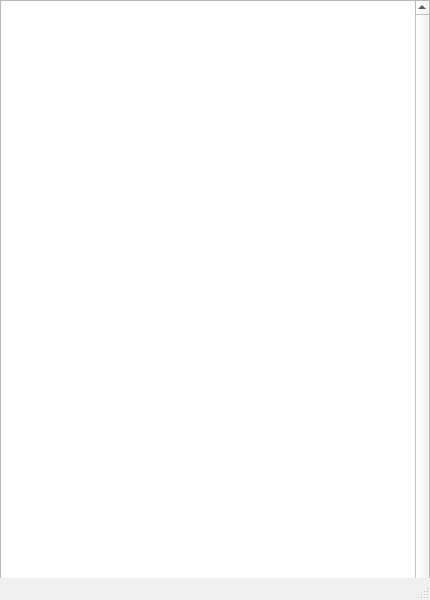
<?xml version="1.0" encoding="UTF-8"?>
<ui version="4.0">
 <class>MainWindow</class>
 <widget class="QMainWindow" name="MainWindow">
  <property name="geometry">
   <rect>
    <x>0</x>
    <y>0</y>
    <width>430</width>
    <height>600</height>
   </rect>
  </property>
  <property name="sizePolicy">
   <sizepolicy hsizetype="Fixed" vsizetype="Fixed">
    <horstretch>0</horstretch>
    <verstretch>0</verstretch>
   </sizepolicy>
  </property>
  <property name="minimumSize">
   <size>
    <width>430</width>
    <height>600</height>
   </size>
  </property>
  <property name="maximumSize">
   <size>
    <width>430</width>
    <height>600</height>
   </size>
  </property>
  <property name="windowTitle">
   <string>Contact List Viewer</string>
  </property>
  <widget class="QWidget" name="centralwidget">
   <property name="sizePolicy">
    <sizepolicy hsizetype="Fixed" vsizetype="Fixed">
     <horstretch>0</horstretch>
     <verstretch>0</verstretch>
    </sizepolicy>
   </property>
   <property name="maximumSize">
    <size>
     <width>16777215</width>
     <height>16777215</height>
    </size>
   </property>
   <widget class="QTableWidget" name="tableWidget">
    <property name="geometry">
     <rect>
      <x>0</x>
      <y>0</y>
      <width>430</width>
      <height>600</height>
     </rect>
    </property>
    <property name="sizePolicy">
     <sizepolicy hsizetype="Fixed" vsizetype="Fixed">
      <horstretch>0</horstretch>
      <verstretch>0</verstretch>
     </sizepolicy>
    </property>
    <property name="maximumSize">
     <size>
      <width>430</width>
      <height>600</height>
     </size>
    </property>
    <property name="autoFillBackground">
     <bool>false</bool>
    </property>
    <property name="verticalScrollBarPolicy">
     <enum>Qt::ScrollBarAlwaysOn</enum>
    </property>
    <property name="autoScrollMargin">
     <number>16</number>
    </property>
    <property name="alternatingRowColors">
     <bool>false</bool>
    </property>
    <property name="selectionMode">
     <enum>QAbstractItemView::SingleSelection</enum>
    </property>
    <property name="showGrid">
     <bool>true</bool>
    </property>
    <property name="gridStyle">
     <enum>Qt::NoPen</enum>
    </property>
    <attribute name="horizontalHeaderVisible">
     <bool>false</bool>
    </attribute>
    <attribute name="horizontalHeaderCascadingSectionResizes">
     <bool>false</bool>
    </attribute>
    <attribute name="horizontalHeaderDefaultSectionSize">
     <number>415</number>
    </attribute>
    <attribute name="horizontalHeaderShowSortIndicator" stdset="0">
     <bool>false</bool>
    </attribute>
    <attribute name="verticalHeaderVisible">
     <bool>false</bool>
    </attribute>
    <attribute name="verticalHeaderDefaultSectionSize">
     <number>60</number>
    </attribute>
    <attribute name="verticalHeaderStretchLastSection">
     <bool>false</bool>
    </attribute>
    <column>
     <property name="text">
      <string>New Column</string>
     </property>
    </column>
   </widget>
  </widget>
  <widget class="QMenuBar" name="menubar">
   <property name="geometry">
    <rect>
     <x>0</x>
     <y>0</y>
     <width>430</width>
     <height>21</height>
    </rect>
   </property>
  </widget>
  <widget class="QStatusBar" name="statusbar"/>
 </widget>
 <resources/>
 <connections/>
</ui>
